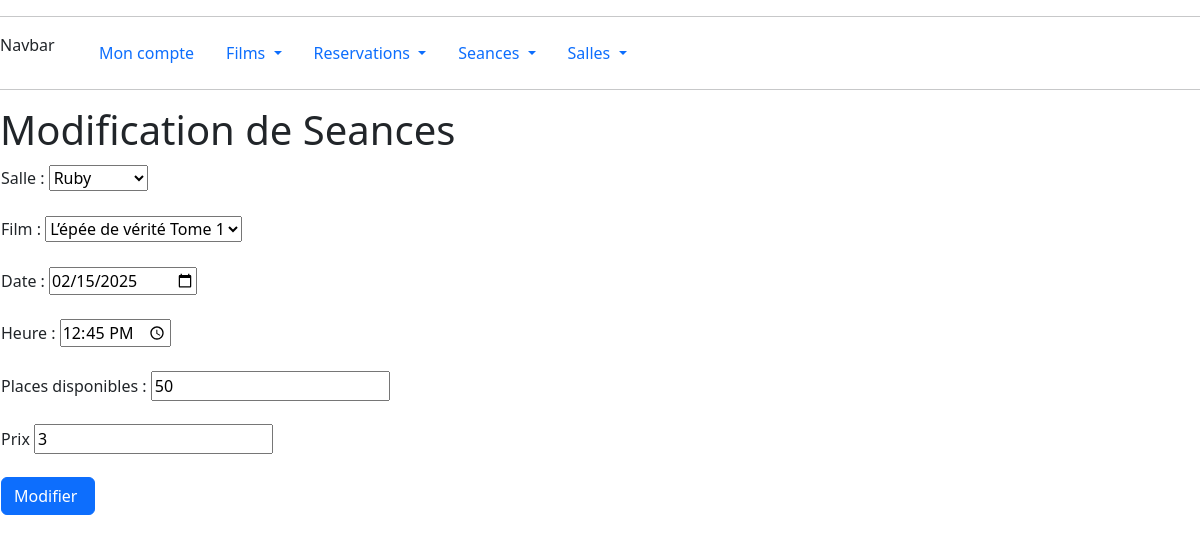
Screenshot of /vue/modifierSeance.php?id=1 with the database file from the repository.
### tables this page shows
CREATE TABLE `seance` (
  `id_seance` int(11) NOT NULL,
  `date` date NOT NULL,
  `heure` time(6) NOT NULL,
  `nb_place_dispo` int(11) NOT NULL,
  `prix` int(11) NOT NULL,
  `ref_films` int(11) NOT NULL,
  `ref_salle` int(11) NOT NULL
);

CREATE TABLE `salle` (
  `id_salle` int(11) NOT NULL,
  `nom_salle` varchar(50) NOT NULL,
  `place_totale` int(11) NOT NULL
);

CREATE TABLE `films` (
  `id_films` int(11) NOT NULL,
  `titre` varchar(50) NOT NULL,
  `description` varchar(999) NOT NULL,
  `genre` varchar(100) NOT NULL,
  `duree` varchar(11) NOT NULL,
  `affiche` varchar(10) NOT NULL
);

### src/modele/Seance.php (called while the page is built, shortened)
<?php
Class Seance{
    private $idSeance;
    public function hydrate(array $donnees){
        foreach($donnees as $key => $value){
            $method = 'set'.ucfirst($key);
        }
    }
    public function getIdSeance()
    {
        return $this->idSeance;
    }
    public function setIdSeance($idSeance)
    {
        $this->idSeance = $idSeance;
    }
}

### src/repository/SeanceRepo.php (called while the page is built, shortened)
<?php
class SeanceRepo
{
    private $bdd;
    public function __construct()
    {
        $this->bdd = new BDD();
    }
    public function afficherLaSeance(Seance $seance)
    {
        $affiche = "SELECT *,DATE_FORMAT(heure,'%H:%i') as heure_complete,(nb_place_dispo-nb_place_reserver) as nb_plc_dispo,nom_salle,titre,id_films,id_salle FROM `seance`
LEFT JOIN films on id_films=ref_films
LEFT JOIN salle on id_salle=ref_salle
LEFT JOIN reservation on id_seance=ref_seance WHERE id_seance=:idSeance";
        $req = $this->bdd->getBdd()->prepare($affiche);
        $req->execute(array('idSeance' => $seance->getIdSeance()));
        return $req->fetch();
    }
}
?>

### src/bdd/BDD.php (called while the page is built)
<?php
class BDD
{
    private $bdd;
    public function __construct()
    {
        $this->bdd = new PDO('mysql:host=localhost;dbname=rmr_cinema;charset=utf8', 'root','' );
    }
    public function getBdd()
    {
        return $this->bdd;
    }
}

### vue/modifierSeance.php (the view, shortened to what this page needs)
<?php
require_once '../src/modele/Seance.php';
require_once '../src/repository/SeanceRepo.php';
if(isset($_GET['id'])){
  $id=$_GET['id'];
} else{
    $id=null;
    header("Location:afficherSeance.php");
}
$seance=new Seance([
    'idSeance'=>$id]);
$seanceRepo=new SeanceRepo();
$resultat=$seanceRepo->afficherLaSeance($seance);
$filmSalle=$seanceRepo->getSalleFilm(); ?>
<!DOCTYPE html>
<html lang="fr">
    <head>
        <link href="https://cdn.jsdelivr.net/npm/bootstrap@5.3.3/dist/css/bootstrap.min.css" rel="stylesheet">
    </head>
    <body>
        <hr>
        <header>
            <menu class="nav">
                <li>
                    <a class="navbar-brand" href="#">Navbar</a>
                    <button class="navbar-toggler" type="button" data-bs-toggle="collapse" data-bs-target="#navbarSupportedContent" aria-controls="navbarSupportedContent" aria-expanded="false" aria-label="Toggle navigation">
                        <span class="navbar-toggler-icon"></span>
                    </button>
                </li>
                <li class="nav-item">
                    <a class="nav-link active" aria-current="page" href="../vue/ModificationUtilisateur.php">Mon compte</a>
                </li>
                <li class="nav-item dropdown">
                    <a class="nav-link dropdown-toggle" href="#" role="button" data-bs-toggle="dropdown" aria-expanded="false">
                        Films
                    </a>
                </li>
                <li class="nav-item dropdown">
                    <a class="nav-link dropdown-toggle" href="#" role="button" data-bs-toggle="dropdown" aria-expanded="false">
                        Reservations
                    </a>
                </li>
                <li class="nav-item dropdown">
                    <a class="nav-link dropdown-toggle" href="#" role="button" data-bs-toggle="dropdown" aria-expanded="false">
                        Seances
                    </a>
                </li>
                <li class="nav-item dropdown">
                    <a class="nav-link dropdown-toggle" href="#" role="button" data-bs-toggle="dropdown" aria-expanded="false">
                        Salles
                    </a>
                </li>
            </menu>
        </header>
        <hr>
        <h1>Modification de Seances</h1>
        <form action="../src/traitement/traitementModifSeance.php" method="POST">
            <table>
                <tr>
                    <td><input type="hidden" name="idSeance" value="<?php echo $id; ?>"></td>
                </tr>
                <tr>
                    <td>
                        <div class="mb-3">
                            <label for="nomSalle" class="form-label">Salle : </label>
                            <select name="refSalle" id="nomSalle">
                                <option value="<?= $resultat["ref_salle"]?>"><?= $resultat["nom_salle"]?></option>
                                </select>
                        </div>
                    </td>
                </tr>
                <tr>
                    <td>
                        <div class="mb-3">
                            <label for="titreFilm" class="form-label">Film : </label>
                            <select name="refFilms" id="titreFilm">
                                <option value="<?= $resultat["ref_films"]?>"><?= $resultat["titre"]?></option>
                            </select>
                        </div>
                    </td>
                </tr>
                <tr>
                    <td>
                        <div class="mb-3">
                            <label for="date" class="form-label">Date : </label>
                            <input type='date' name='date' id="date" value="<?=$resultat['date']?>">
                        </div>
                    </td>
                </tr>
                <tr>
                    <td>
                        <div class="mb-3">
                            <label for="heure" class="form-label">Heure : </label>
                            <input type='time' id="heure" name='heure' value="<?=$resultat['heure_complete']?>">
                        </div>
                    </td>
                </tr>
                <tr>
                    <td>
                        <div class="mb-3">
                            <label for="nbPlace" class="form-label">Places disponibles : </label>
                            <input type='number' id="nbPlace" name='nbPlcDispo' value="<?php
                            if ($resultat['nb_plc_dispo'] == null) {
                                echo $resultat['nb_place_dispo'];
                            } else {
                                echo $resultat['nb_plc_dispo'];
                            }
                            ?>">
                    </div>
                    </td>
                </tr>
                <tr>
                    <td>
                        <div class="mb-3">
                            <label for="prix" class="form-label">Prix </label>
                            <input type='number' name='prixPlc' id="prix" value="<?=$resultat['prix']?>">
                        </div>
                    </td>
                </tr>
                <tr>
                    <td>
                        <div class="col-12">
                            <input class="btn btn-primary" type="submit" value="Modifier ">
                        </div>
                    </td>
                </tr>
            </table>
        </form>
    </body>
</html>

### rows the page displays
seance: refSalle "Ruby", refFilms "L’épée de vérité Tome 1", date "02/15/2025", nbPlcDispo "50", prixPlc "3"
